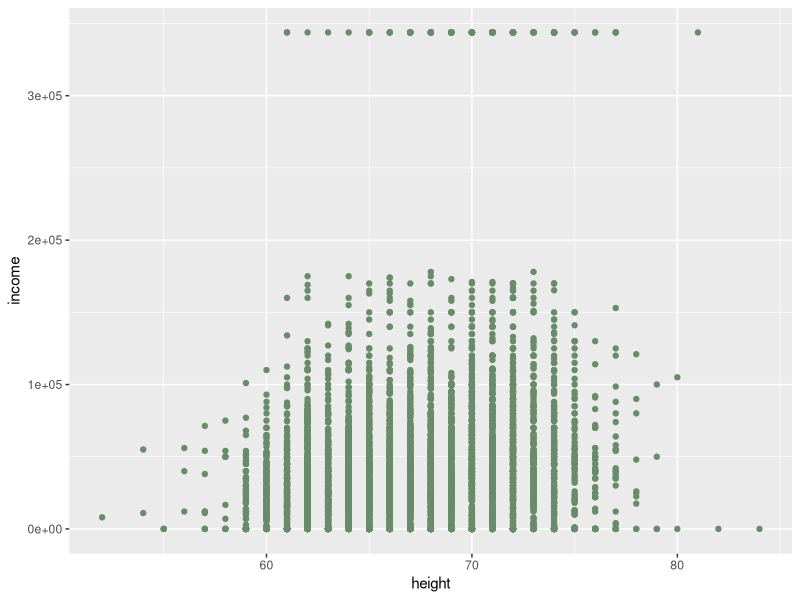
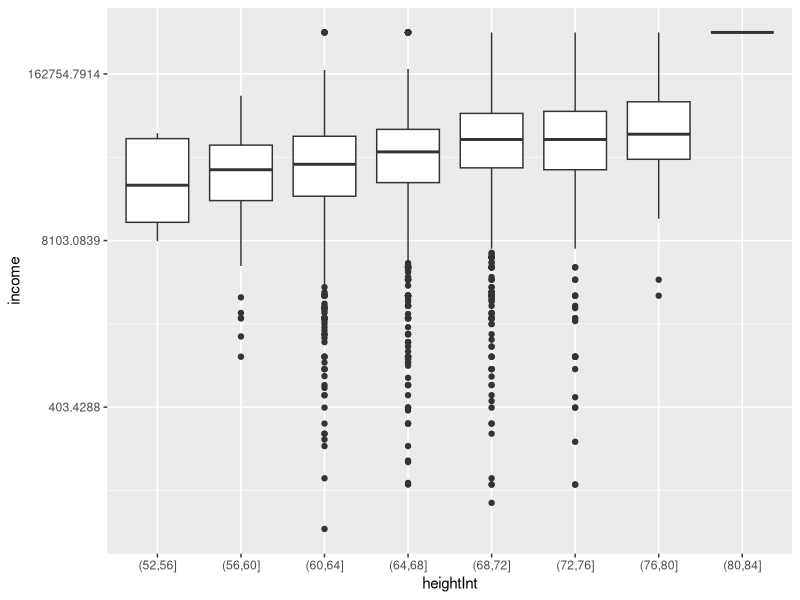
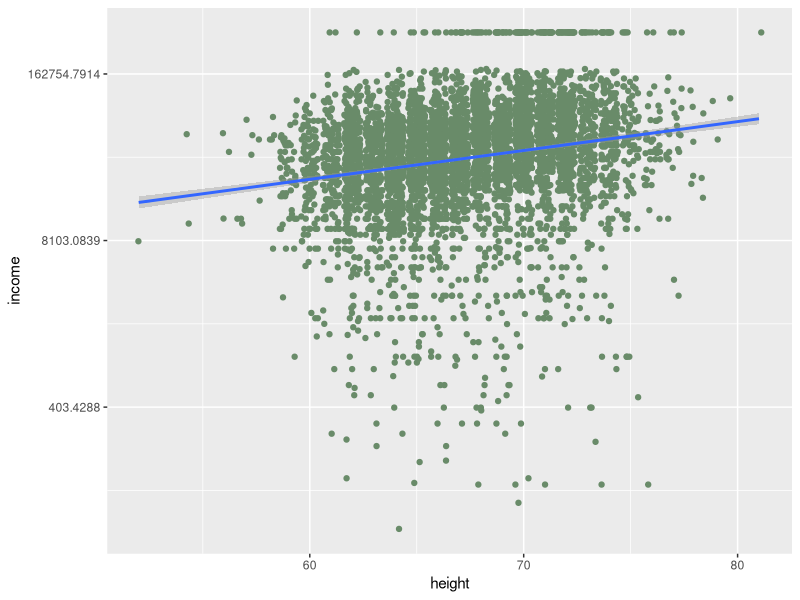
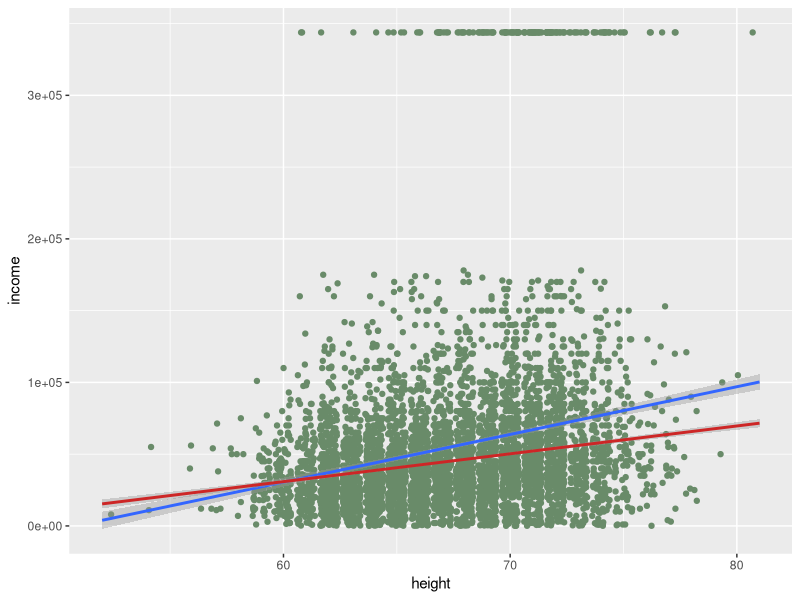
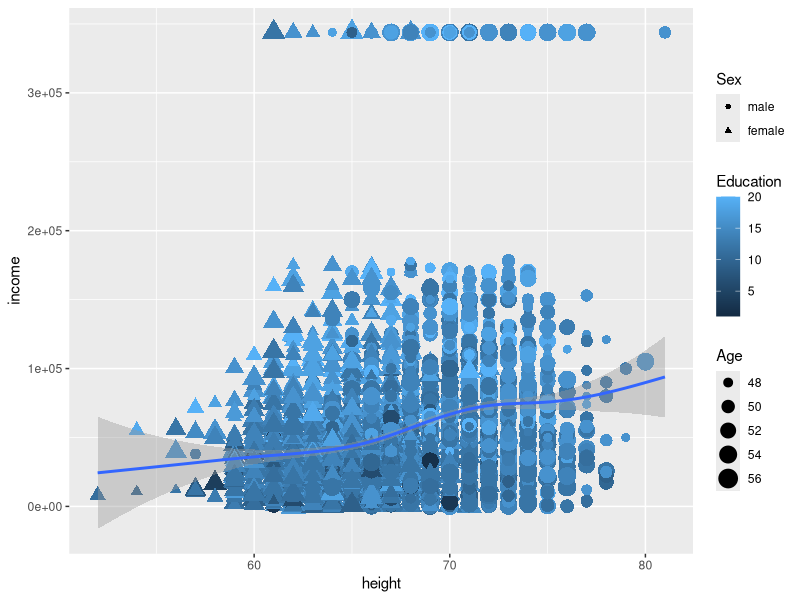
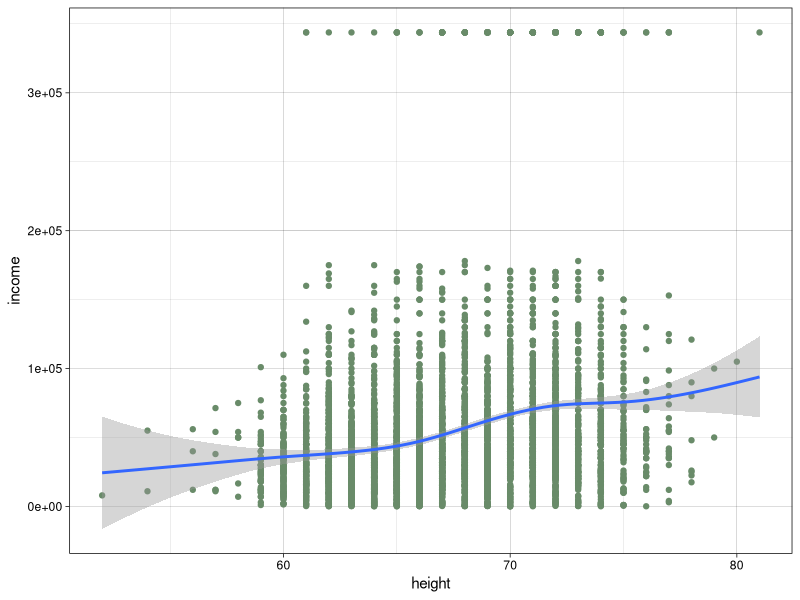
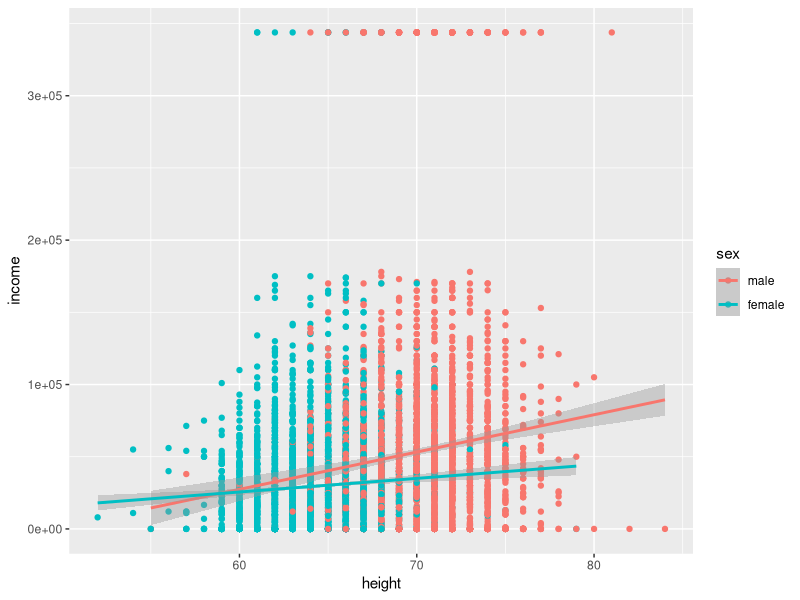
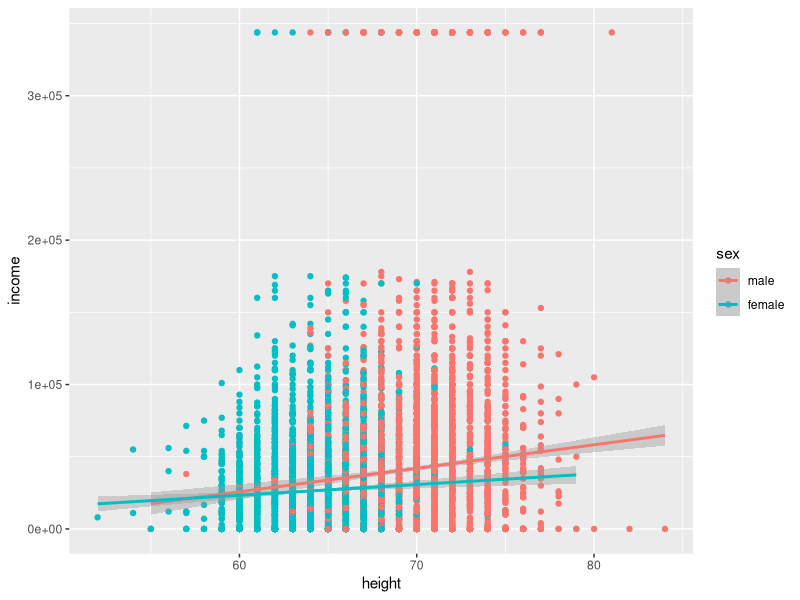

Write the R code that produced these figures, in order.
## ---- chunk 1
library(modelr)
?modelr::heights
x <- modelr::heights
attach(x)
heights$heightInt <- cut(heights$height, breaks = 8)
knitr::kable(summary(heights[,4:9]))
knitr::kable(summary(heights[,5:9]))
knitr::kable(summary(heights[,2]))

## ---- chunk 2
#install.packages("ggplot2")
library("ggplot2")
ggplot(heights, mapping = aes(x = height, y = income))+geom_point(colour = "darkseagreen4")

## ---- chunk 3
heightsPosInc <- subset(heights, income>0)
ggplot(heightsPosInc, mapping = aes(x = heightInt, y = income)) +
  scale_y_continuous(trans = scales::log_trans()) +
  geom_boxplot()
## ---- chunk 4
heightsPosInc <- subset(heights, income>0)
ggplot(heightsPosInc, mapping = aes(x = height, y = income)) +
  scale_y_continuous(trans = scales::log_trans()) +
  geom_point(position = "jitter", colour = "darkseagreen4") +
  geom_smooth(method = "lm")
## ---- chunk 5
heightsPosInc <- subset(heights, income>0)
ggplot(heightsPosInc, mapping = aes(x = height, y = income)) + 
  geom_point(position = "jitter", colour = "darkseagreen4") +
  geom_smooth(method = "lm") +
  geom_smooth(method = MASS::rlm, colour = "firebrick3", se = TRUE)
## ---- chunk 6
summary(lm(income ~ height, data = heights))
## ---- chunk 7
ggplot() + geom_point(data = heightsPosInc, mapping = aes(x = height, y = income, colour = education, size = age, shape = sex)) +
  labs(colour = "Education", size = "Age", shape = "Sex") +
  geom_smooth(data = heightsPosInc, mapping = aes(x = height, y = income))
## ---- chunk 8
ggplot() + geom_point(data = heightsPosInc, mapping = aes(x = height, y = income), colour = "darkseagreen4") +
  geom_smooth(data = heightsPosInc, mapping = aes(x = height, y = income)) + 
  theme_linedraw()
## ---- chunk 9
plot1 <- ggplot(data = heights, mapping = aes(x = height, y = income, colour = sex)) +
  geom_point() +
  geom_smooth(method = "lm", se = TRUE)
plot1
## ---- chunk 10
plot2 <- ggplot(data = heights, mapping = aes(x = height, y = income, colour = sex)) +
  geom_point() +
  geom_smooth(method = MASS::rlm, se = TRUE)
plot2
## ---- chunk 11
# install.packages("ggpubr")
library(ggpubr)
ggarrange(plot1, plot2, ncol = 2, nrow = 1, labels = c("Med ekstrempunkt", "Uten ekstrempunkt"))
## ---- chunk 12
ggplot(heightsPosInc, mapping = aes(x = height, y = income, colour = education)) + 
  geom_point(position = "jitter") +
  geom_smooth(method = MASS::rlm) +
  facet_grid(~ sex)
## ---- chunk 13
ggplot(heightsPosInc, mapping = aes(x = height, y = income)) + 
  geom_point(position = "jitter", colour = "darkseagreen4") +
  geom_smooth(method = MASS::rlm, colour = "brown") +
  facet_grid(~ marital)
## ---- chunk 14
heightsPosInc$educationNum <- as.numeric(heightsPosInc$education)
## ---- chunk 15
heightsPosInc$educationInt <- cut(heightsPosInc$educationNum, breaks = 6)
## ---- chunk 16
ggplot(heightsPosInc, mapping = aes(x = height, y = income)) + 
  geom_point(position = "jitter", colour = "darkseagreen4") +
  geom_smooth(method = MASS::rlm, colour = "brown") +
  facet_grid(~ educationInt)
## ---- chunk 17
ggplot(data = heights, mapping = aes(x = height, y = income, colour = sex)) +
  geom_point() +
  geom_smooth(method = MASS::rlm, se = TRUE)
## ---- chunk 18
heightsPosInc$logincome <- log(heightsPosInc$income)
hist(heightsPosInc$logincome, main = "Histogram Inntekt", xlab = "Log Income", ylab = "Antall")
